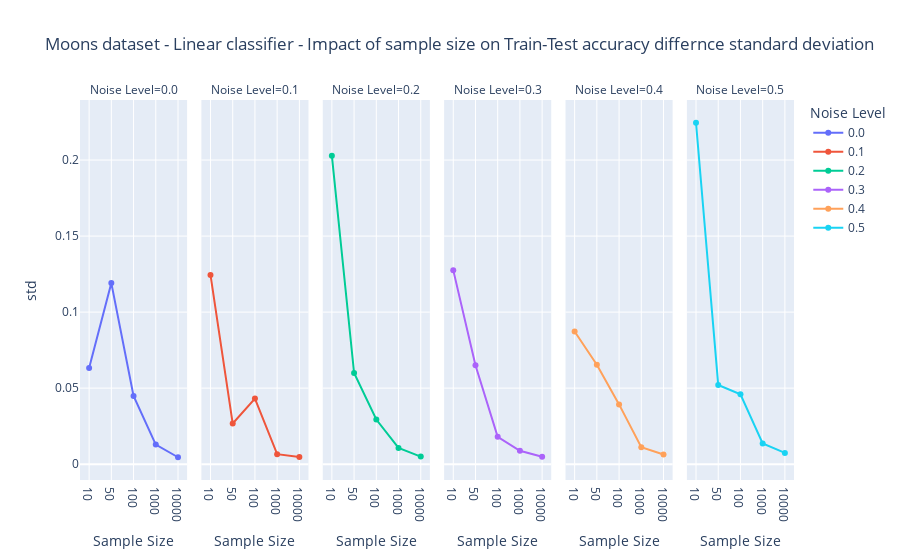

Notebook code for this chart:
### Code cell
df2_lm_stat.noise_level = df2_lm_stat.noise_level.astype(str)
df2_lm_stat.n_sample = df2_lm_stat.n_sample.astype(str)

fig=px.line(df2_lm_stat,x='n_sample',y='std',
               labels={'n_sample': 'Sample Size', 'noise_level':'Noise Level'},
               color='noise_level',hover_data=['std'],facet_col='noise_level',markers=True,
               title='Moons dataset - Linear classifier - Impact of sample size on Train-Test accuracy differnce standard deviation ')
fig.show()

### Figure 1 — Plotly figure (JSON) as saved in the notebook; plotly's stock layout.template omitted (floating-point values rounded to 4 significant figures)
{"data": [{"hovertemplate": "Noise Level=0.0<br>Sample Size=%{x}<br>std=%{y}<extra></extra>", "legendgroup": "0.0", "line": {"color": "#636efa", "dash": "solid"}, "marker": {"symbol": "circle"}, "mode": "lines+markers", "name": "0.0", "orientation": "v", "showlegend": true, "type": "scatter", "x": ["10", "50", "100", "1000", "10000"], "xaxis": "x", "y": [0.06331, 0.1191, 0.04491, 0.01287, 0.004546], "yaxis": "y"}, {"hovertemplate": "Noise Level=0.1<br>Sample Size=%{x}<br>std=%{y}<extra></extra>", "legendgroup": "0.1", "line": {"color": "#EF553B", "dash": "solid"}, "marker": {"symbol": "circle"}, "mode": "lines+markers", "name": "0.1", "orientation": "v", "showlegend": true, "type": "scatter", "x": ["10", "50", "100", "1000", "10000"], "xaxis": "x2", "y": [0.1245, 0.02673, 0.04311, 0.006601, 0.004756], "yaxis": "y2"}, {"hovertemplate": "Noise Level=0.2<br>Sample Size=%{x}<br>std=%{y}<extra></extra>", "legendgroup": "0.2", "line": {"color": "#00cc96", "dash": "solid"}, "marker": {"symbol": "circle"}, "mode": "lines+markers", "name": "0.2", "orientation": "v", "showlegend": true, "type": "scatter", "x": ["10", "50", "100", "1000", "10000"], "xaxis": "x3", "y": [0.2029, 0.05996, 0.02936, 0.0107, 0.005], "yaxis": "y3"}, {"hovertemplate": "Noise Level=0.3<br>Sample Size=%{x}<br>std=%{y}<extra></extra>", "legendgroup": "0.3", "line": {"color": "#ab63fa", "dash": "solid"}, "marker": {"symbol": "circle"}, "mode": "lines+markers", "name": "0.3", "orientation": "v", "showlegend": true, "type": "scatter", "x": ["10", "50", "100", "1000", "10000"], "xaxis": "x4", "y": [0.1276, 0.06503, 0.01798, 0.00881, 0.004821], "yaxis": "y4"}, {"hovertemplate": "Noise Level=0.4<br>Sample Size=%{x}<br>std=%{y}<extra></extra>", "legendgroup": "0.4", "line": {"color": "#FFA15A", "dash": "solid"}, "marker": {"symbol": "circle"}, "mode": "lines+markers", "name": "0.4", "orientation": "v", "showlegend": true, "type": "scatter", "x": ["10", "50", "100", "1000", "10000"], "xaxis": "x5", "y": [0.08726, 0.0654, 0.03929, 0.01113, 0.006396], "yaxis": "y5"}, {"hovertemplate": "Noise Level=0.5<br>Sample Size=%{x}<br>std=%{y}<extra></extra>", "legendgroup": "0.5", "line": {"color": "#19d3f3", "dash": "solid"}, "marker": {"symbol": "circle"}, "mode": "lines+markers", "name": "0.5", "orientation": "v", "showlegend": true, "type": "scatter", "x": ["10", "50", "100", "1000", "10000"], "xaxis": "x6", "y": [0.2245, 0.05209, 0.04597, 0.01365, 0.007387], "yaxis": "y6"}], "layout": {"annotations": [{"font": {}, "showarrow": false, "text": "Noise Level=0.0", "x": 0.075, "xanchor": "center", "xref": "paper", "y": 1, "yanchor": "bottom", "yref": "paper"}, {"font": {}, "showarrow": false, "text": "Noise Level=0.1", "x": 0.245, "xanchor": "center", "xref": "paper", "y": 1, "yanchor": "bottom", "yref": "paper"}, {"font": {}, "showarrow": false, "text": "Noise Level=0.2", "x": 0.415, "xanchor": "center", "xref": "paper", "y": 1, "yanchor": "bottom", "yref": "paper"}, {"font": {}, "showarrow": false, "text": "Noise Level=0.3", "x": 0.585, "xanchor": "center", "xref": "paper", "y": 1, "yanchor": "bottom", "yref": "paper"}, {"font": {}, "showarrow": false, "text": "Noise Level=0.4", "x": 0.755, "xanchor": "center", "xref": "paper", "y": 1, "yanchor": "bottom", "yref": "paper"}, {"font": {}, "showarrow": false, "text": "Noise Level=0.5", "x": 0.925, "xanchor": "center", "xref": "paper", "y": 1, "yanchor": "bottom", "yref": "paper"}], "autosize": true, "legend": {"title": {"text": "Noise Level"}, "tracegroupgap": 0}, "title": {"text": "Moons dataset - Linear classifier - Impact of sample size on Train-Test accuracy differnce standard deviation "}, "xaxis": {"anchor": "y", "autorange": true, "domain": [0, 0.15], "range": [-0.4047, 4.405], "title": {"text": "Sample Size"}, "type": "category"}, "xaxis2": {"anchor": "y2", "autorange": true, "domain": [0.17, 0.32], "matches": "x", "range": [-0.4047, 4.405], "title": {"text": "Sample Size"}, "type": "category"}, "xaxis3": {"anchor": "y3", "autorange": true, "domain": [0.34, 0.49], "matches": "x", "range": [-0.4047, 4.405], "title": {"text": "Sample Size"}, "type": "category"}, "xaxis4": {"anchor": "y4", "autorange": true, "domain": [0.51, 0.66], "matches": "x", "range": [-0.4047, 4.405], "title": {"text": "Sample Size"}, "type": "category"}, "xaxis5": {"anchor": "y5", "autorange": true, "domain": [0.68, 0.83], "matches": "x", "range": [-0.4047, 4.405], "title": {"text": "Sample Size"}, "type": "category"}, "xaxis6": {"anchor": "y6", "autorange": true, "domain": [0.85, 1], "matches": "x", "range": [-0.4047, 4.405], "title": {"text": "Sample Size"}, "type": "category"}, "yaxis": {"anchor": "x", "autorange": true, "domain": [0, 1], "range": [-0.01361, 0.2427], "title": {"text": "std"}, "type": "linear"}, "yaxis2": {"anchor": "x2", "autorange": true, "domain": [0, 1], "matches": "y", "range": [-0.01361, 0.2427], "showticklabels": false, "type": "linear"}, "yaxis3": {"anchor": "x3", "autorange": true, "domain": [0, 1], "matches": "y", "range": [-0.01361, 0.2427], "showticklabels": false, "type": "linear"}, "yaxis4": {"anchor": "x4", "autorange": true, "domain": [0, 1], "matches": "y", "range": [-0.01361, 0.2427], "showticklabels": false, "type": "linear"}, "yaxis5": {"anchor": "x5", "autorange": true, "domain": [0, 1], "matches": "y", "range": [-0.01361, 0.2427], "showticklabels": false, "type": "linear"}, "yaxis6": {"anchor": "x6", "autorange": true, "domain": [0, 1], "matches": "y", "range": [-0.01361, 0.2427], "showticklabels": false, "type": "linear"}}}
